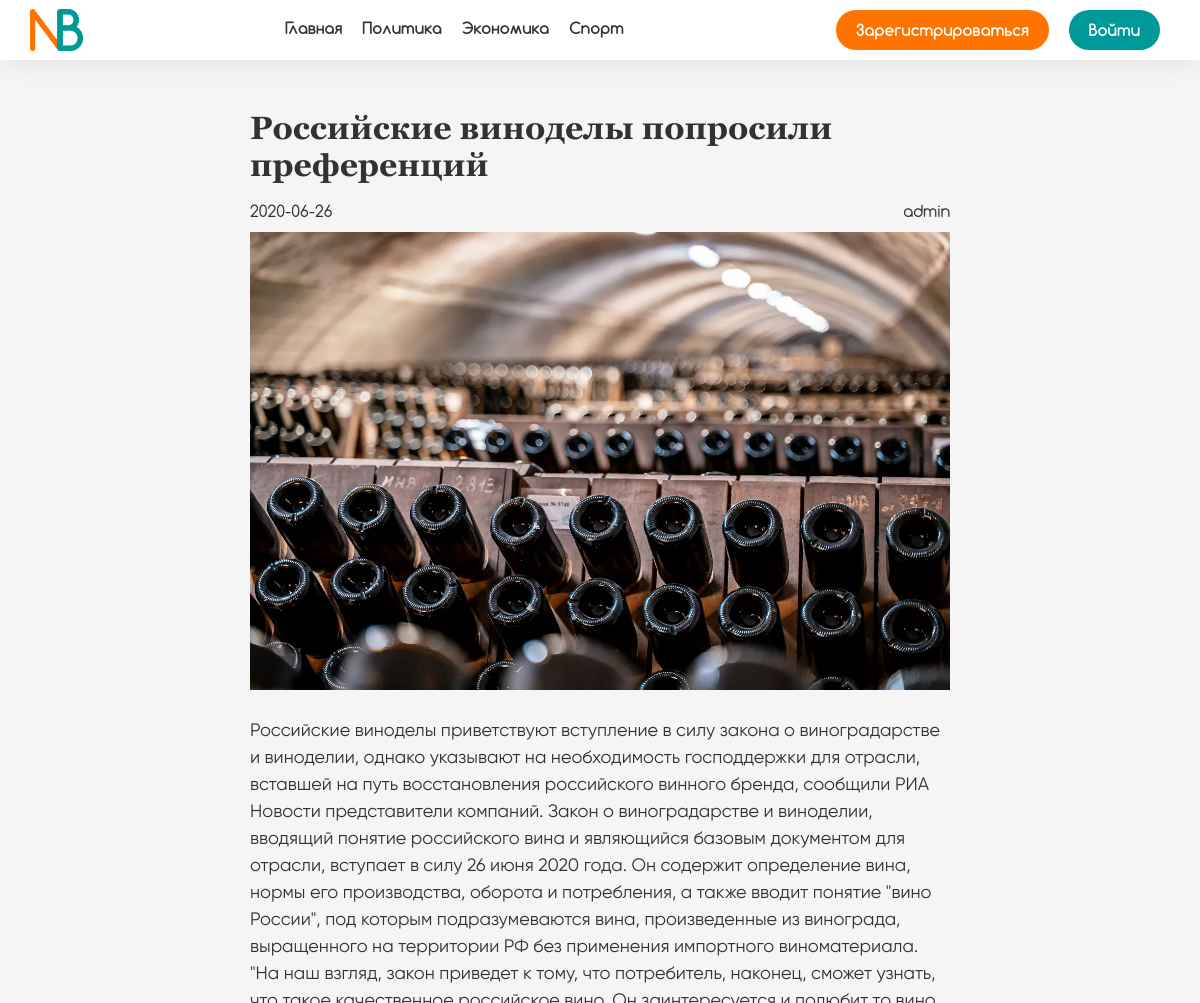
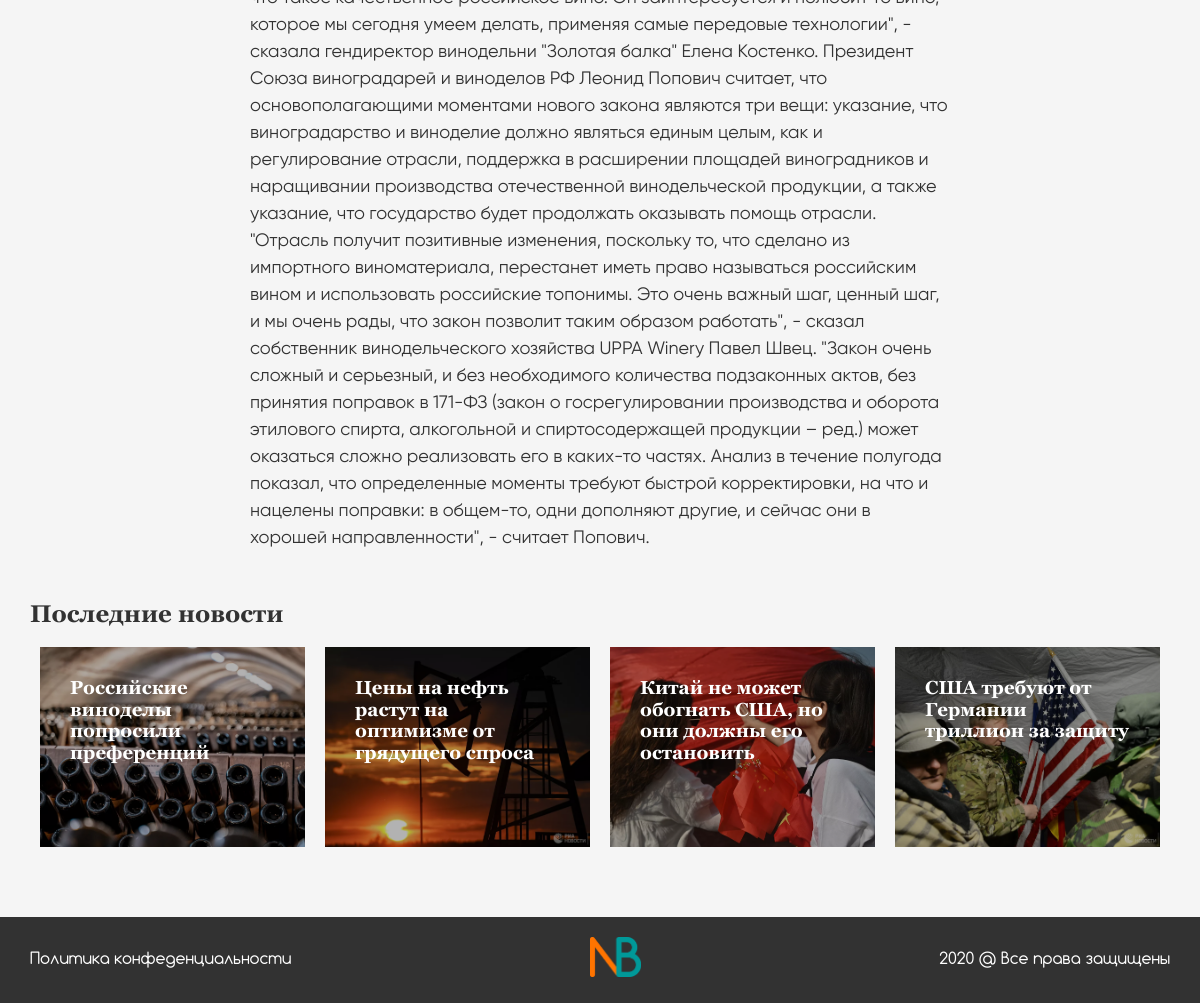
/post.php?id=42, run on the app's committed database (2 pictures, top to bottom).
### tables this page shows
CREATE TABLE `news` (
  `id` int NOT NULL,
  `title` varchar(100) NOT NULL,
  `text` text NOT NULL,
  `date` date NOT NULL,
  `author_id` int NOT NULL,
  `status` varchar(30) NOT NULL
);

CREATE TABLE `users` (
  `id` int NOT NULL,
  `name` varchar(50) NOT NULL,
  `email` varchar(50) NOT NULL,
  `password` varchar(255) NOT NULL,
  `type_id` int NOT NULL,
  `date` date DEFAULT NULL
);

### post.php (the view, shortened to what this page needs)
<?php
include('functions.php');
$news = mysqli_fetch_all(mysqli_query($database, 'SELECT * FROM news WHERE status = "accepted" ORDER BY id DESC'), MYSQLI_BOTH);
$post = mysqli_fetch_all(mysqli_query($database, 'SELECT news.id AS id, title, name, news.date AS date, text, status FROM news INNER JOIN users ON (author_id = users.id) WHERE news.id = ' . $_GET['id'] . ' ORDER BY news.id DESC'), MYSQLI_BOTH);
?>
    <!doctype html>
    <html lang="ru">
    <head>
        <link rel="stylesheet" href="css/normalize.css">
        <link rel="stylesheet" href="css/swiper.min.css">
        <link rel="stylesheet" href="css/remodal.css">
        <link rel="stylesheet" href="css/remodal-default-theme.css">
        <link rel="stylesheet" href="css/sweetalert2.min.css">
        <link rel="stylesheet" href="css/jquery.fancybox.min.css">
        <link rel="stylesheet" href="css/style.css">
    </head>
    <body>
    <header class="header">
        <div class="container">
            <a href="./" class="header__logo">
                <img class="header__logo__img" src="img/logo.png" alt="Логотип" title="News Board">
            </a>
            <div class="overlay menu-wrap">
                <nav class="menu overlayMenu">
                    <ul class="menu__list" role="menu">
                        <li class="menu__list__item">
                            <a href="./" class="menu__list__item__link" role="menuitem">Главная</a>
                        </li>
                        <li class="menu__list__item">
                            <a href="./politics.php" class="menu__list__item__link" role="menuitem">Политика</a>
                        </li>
                        <li class="menu__list__item">
                            <a href="./economy.php" class="menu__list__item__link" role="menuitem">Экономика</a>
                        </li>
                        <li class="menu__list__item">
                            <a href="./sport.php" class="menu__list__item__link" role="menuitem">Спорт</a>
                        </li>
                    </ul>
                </nav>
            </div>
            <div class="cabinet">
                <?php
                if ($_COOKIE['user'] == '') {
                    echo '<button class="cabinet__btn cabinet__registration">Зарегистрироваться</button>
                      <button class="cabinet__btn cabinet__enter">Войти</button>';
                }
                ?>
            </div>
        </div>
    </header>
    <main class="post-main">
        <section class="post">
            <div class="container">
                <h1 class="post__main-title">
                    <?php
                    if (isset($post[0]['title']) && $post[0]['status'] == 'accepted')
                        echo $post[0]['title'];
                    else {
                        echo '<br><br>' . 'Ошибка 404 "Страница не найдена"' . '<br><br>';
                    }
                    ?>
                </h1>
                <div class="post__date-and-author">
                <span class="post__date">
                    <?php
                    if (isset($post[0]['id']) && $post[0]['status'] == 'accepted') {
                        echo $post[0]['date'];
                    }
                    ?>
                </span>
                    <span class="post__author">
                    <?php
                    if (isset($post[0]['id']) && $post[0]['status'] == 'accepted') {
                        echo $post[0]['name'];
                    }
                    ?>
                </span>
                </div>
                <?php
                if (isset($post[0]['id']) && $post[0]['status'] == 'accepted')
                    echo '<a class="fancybox" rel="group" href="./img/news/img' . $post[0]['id'] . '.webp" data-fancybox>
                             <img src="img/news/img' . $post[0]['id'] . '.webp" class="post__img" alt="Картинка новости">
                          </a>';
                ?>
                <p class="post__text">
                    <?php
                    if (isset($post[0]['id']) && $post[0]['status'] == 'accepted') {
                        echo $post[0]['text'];
                    }
                    ?>
                </p>
            </div>
        </section>
        <section class="last-news">
            <div class="container">
                <h2 class="post__title">Последние новости</h2>
                <ul class="post__last-news">
                    <li class="post__last-news__item"
                        style="background: url('img/news/img<?php echo $news[0]['id'] ?>.webp') center
                                center no-repeat; background-size: cover">
                        <a href="./post.php?id=<?php echo $news[0]['id'] ?>" class="post__last-news__item__link">
                            <h3 class="post__last-news__item__title">
                                <?php echo $news[0]['title'] ?>
                            </h3>
                        </a>
                    </li>
                    <li class="post__last-news__item"
                        style="background: url('img/news/img<?php echo $news[1]['id'] ?>.webp') center
                                center no-repeat; background-size: cover">
                        <a href="./post.php?id=<?php echo $news[1]['id'] ?>" class="post__last-news__item__link">
                            <h3 class="post__last-news__item__title">
                                <?php echo $news[1]['title'] ?>
                            </h3>
                        </a>
                    </li>
                    <li class="post__last-news__item"
                        style="background: url('img/news/img<?php echo $news[2]['id'] ?>.webp') center
                                center no-repeat; background-size: cover">
                        <a href="./post.php?id=<?php echo $news[2]['id'] ?>" class="post__last-news__item__link">
                            <h3 class="post__last-news__item__title">
                                <?php echo $news[2]['title'] ?>
                            </h3>
                        </a>
                    </li>
                    <li class="post__last-news__item"
                        style="background: url('img/news/img<?php echo $news[3]['id'] ?>.webp') center
                                center no-repeat; background-size: cover">
                        <a href="./post.php?id=<?php echo $news[3]['id'] ?>" class="post__last-news__item__link">
                            <h3 class="post__last-news__item__title">
                                <?php echo $news[3]['title'] ?>
                            </h3>
                        </a>
                    </li>
                </ul>
            </div>
        </section>
    </main>
    <footer>
        <div class="container">
            <a class="footer__privacy-policy">Политика конфеденциальности</a>
            <a href="./" class="footer__logo">
                <img class="footer__logo__img" src="img/logo.png" alt="Логотип" title="News Board">
            </a>
            <span class="footer__rights">2020 @ Все права защищены</span>
        </div>
    </footer>
    </body>
    </html>

### css/style.css (style rules this page uses)
body { box-sizing:border-box;font-family:"Comfortaa",Helvetica,sans-serif;padding:0!important;overflow-x:hidden;background-color:#f5f5f5;color:#323232 }
h1,h2,h3,h4,ol,p,ul { padding:0;margin:0 }
ol,ul { list-style:none }
h1,h2,h3,h4 { font-family:"Georgia","Times New Roman",serif }
.container { width:1170px;margin:0px auto;height:100% }
.header { background-color:white;height:60px;box-shadow:0px 0px 30px rgba(0,0,0,0.1);position:relative;z-index:11 }
.header .container { display:flex;justify-content:space-between;align-items:center }
.header__logo { height:70% }
.header__logo__img { height:100% }
.menu { height:100% }
.menu__list { display:flex;justify-content:space-between;align-items:center;height:100% }
.menu__list__item { height:100%;padding:0px 10px;box-sizing:border-box;border-bottom:3px solid rgba(0,0,0,0);transition:0.3s ease all }
.menu__list__item__link { height:100%;display:flex;align-items:center;justify-content:center;text-decoration:none;color:#323232;font-weight:bold }
.menu-wrap { height:100% }
.cabinet { display:flex;justify-content:space-between;align-items:center }
.cabinet__btn { height:40px;border-radius:20px;box-sizing:border-box;border:0;padding:0px 20px;color:white;cursor:pointer;margin:0px 10px;font-weight:bold;outline:none }
.cabinet__registration { background-color:#FF7400;transition:0.3s ease all }
.cabinet__enter,.cabinet__out { background-color:#009999;transition:0.3s ease all }
footer { background:#323232;padding:20px 0px }
footer .container { display:flex;justify-content:space-between;align-items:center }
.footer__logo__img { height:40px }
.footer__privacy-policy { text-decoration:none;color:white;cursor:pointer }
.footer__rights { color:white }
.post-main { padding:50px 0px;position:relative }
.post { margin-bottom:50px }
.post .container { max-width:700px }
.post__main-title { margin-bottom:20px }
.post__img { width:100%;margin-bottom:20px }
.post__text { font-size:18px;line-height:1.5em;font-weight:normal;font-family:"Gilroy",Helvetica,sans-serif }
.post__date-and-author { display:flex;justify-content:space-between;margin-bottom:10px }
.post__title { margin-top:30px;margin-bottom:20px }
.post__last-news { display:flex;justify-content:space-between;flex-wrap:wrap }
.post__last-news__item { min-width:250px;height:200px;flex:1;margin:0px 10px;margin-bottom:20px }
.post__last-news__item__link { width:100%;height:100%;display:block;box-sizing:border-box;padding:30px;color:white;text-decoration:none;-webkit-backdrop-filter:brightness(70%);backdrop-filter:brightness(70%);transition:0.3s ease all }
@media screen and (max-width:1200px) { .container { width:95% } }

### data on the page
news: title "Российские виноделы попросили преференций", date "2020-06-26", author.name "admin", text "Российские виноделы приветствуют вступление в силу закона о виноградарстве и виноделии, однако указывают на необходимость господдержки для отрасли, вставшей на путь восстановления российского винного бренда, сообщили РИА Новости представители компаний. Закон о виноградарстве и виноделии, вводящий понятие российского вина и являющийся базовым документом для отрасли, вступает в силу 26 июня 2020 года. Он содержит определение вина, нормы его производства, оборота и потребления, а также вводит понятие \"вино России\", под которым подразумеваются вина, произведенные из винограда, выращенного на территории РФ без применения импортного виноматериала. \"На наш взгляд, закон приведет к тому, что…"
news: title "Цены на нефть растут на оптимизме от грядущего спроса"
news: title "Китай не может обогнать США, но они должны его остановить"
news: title "США требуют от Германии триллион за защиту"
